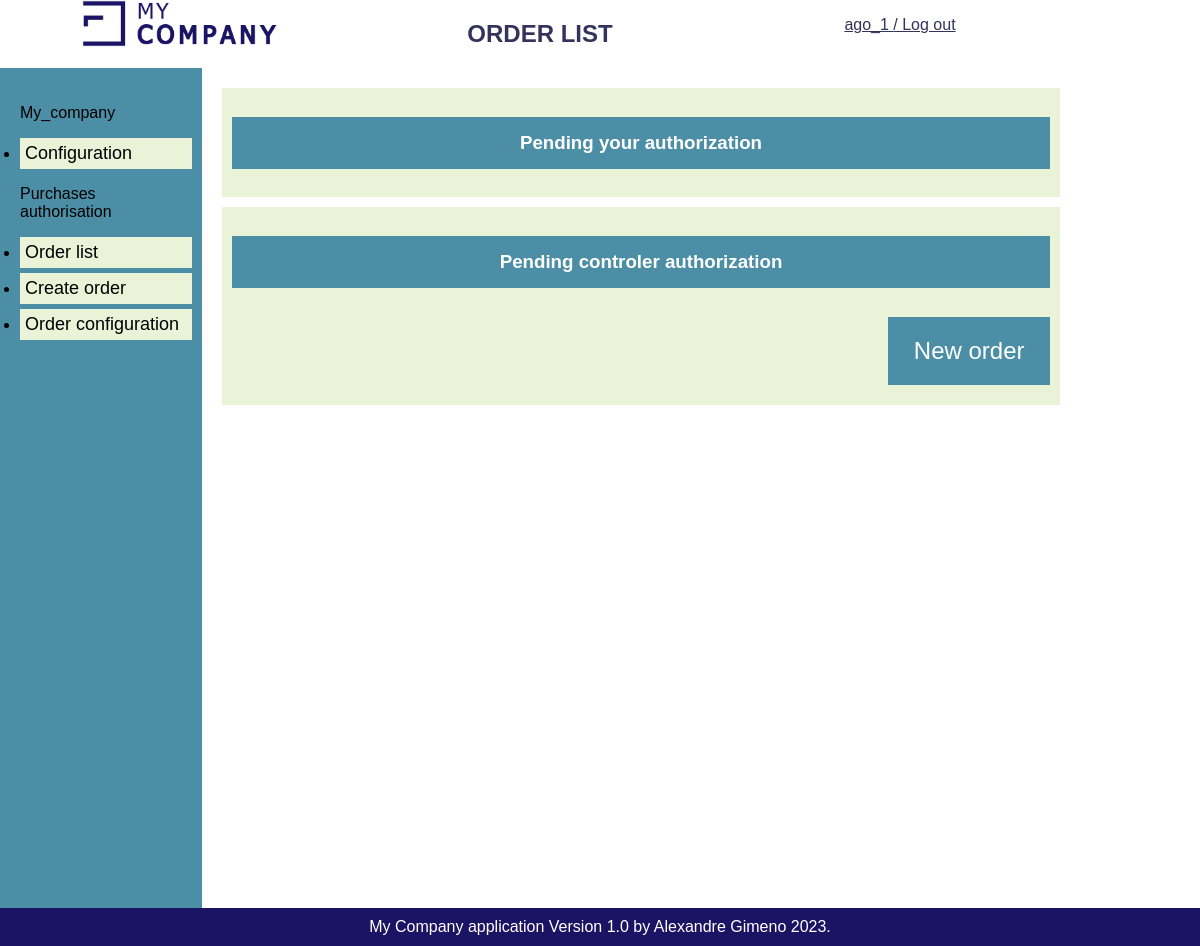
The page /order/ (signed in) on the database as committed earlier.
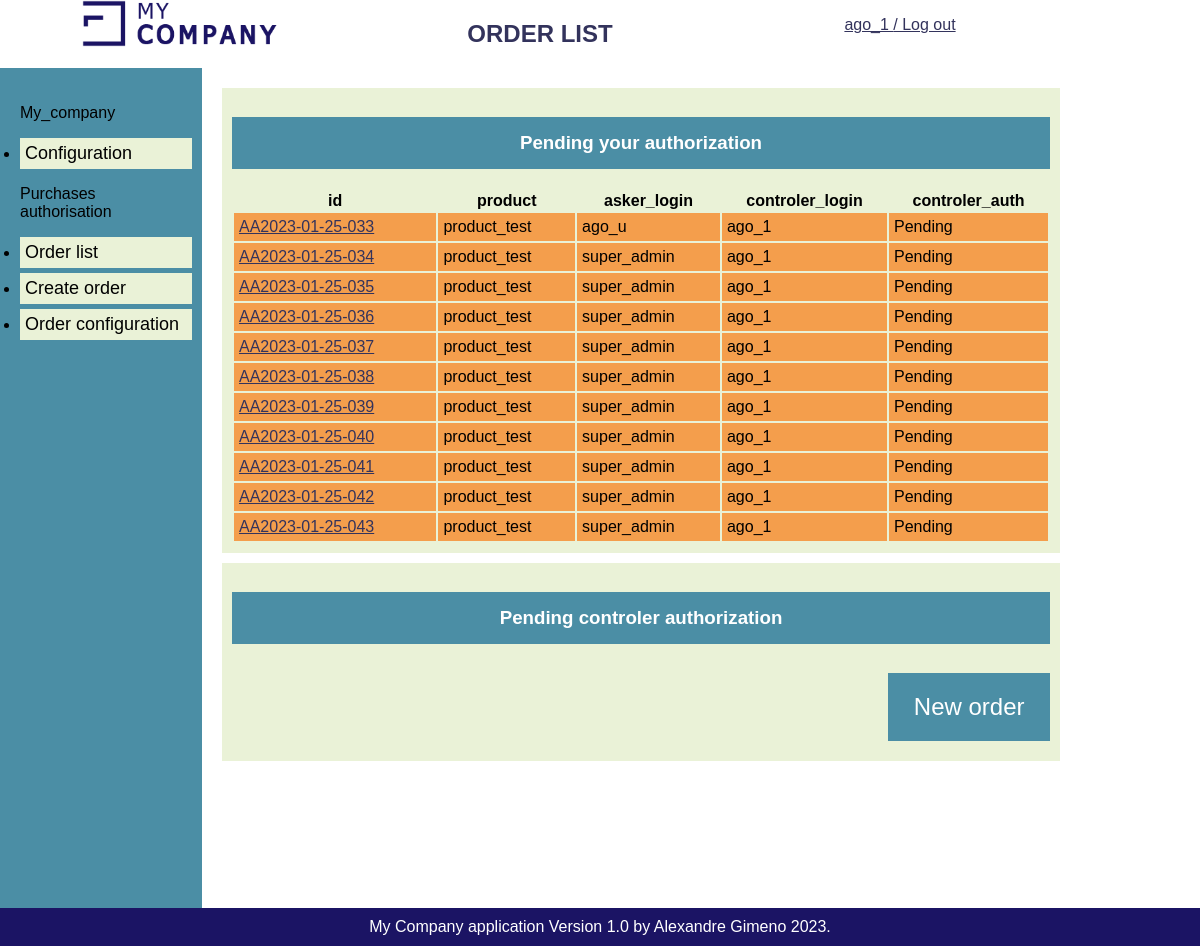
The same page on the database as committed later.
### purchases_auth/models.py (models this page shows, shortened)
class Order(models.Model):
    class auth_status(models.TextChoices):
        AUTHORIZED = 'Authorized'
        REFUSED = 'Refused'
        PENDING = 'Pending'
    order_id = models.fields.CharField(max_length=17, unique=True)
    date = models.fields.DateField(auto_now=True)
    asker_login = models.ForeignKey(settings.AUTH_USER_MODEL, on_delete=models.CASCADE)
    branch = models.ForeignKey(Branch, on_delete=models.CASCADE)
    purchase_type = models.ForeignKey(Purchase_type, on_delete=models.CASCADE)
    process = models.ForeignKey(Process, on_delete=models.CASCADE)
    payment_method = models.ForeignKey(Payment_method, on_delete=models.CASCADE)
    product = models.fields.CharField(max_length=17)
    price = models.fields.IntegerField()
    asker_comment = models.fields.TextField(max_length = 100, blank=True)
    vendor = models.fields.CharField(max_length=17)
    unit_price = models.fields.IntegerField(blank=True)
    delivery_date = models.fields.DateField()
    controler_login = models.ForeignKey(User, null=True, on_delete=models.CASCADE, related_name='order_controler')
    notified_controler = models.ManyToManyField(User, blank=True, related_name='notified_controler')
    controler_auth = models.fields.CharField(choices=auth_status.choices, default=auth_status.PENDING, max_length=10)
    controler_comment = models.fields.TextField(max_length = 100, blank=True)

### authentication/models.py (models this page shows)
class User(AbstractUser):
    def __str__(self):
        return f'{self.username}'
    company = models.ForeignKey('Company', null=True, on_delete=models.CASCADE, related_name='branch_user')
    branch = models.ForeignKey('Branch', null=True, on_delete=models.CASCADE, related_name='branch_user')

### purchases_auth/views.py (the view)
# urls.py: path('order/', views.order_list, name='order-list'),
@login_required
def order_list(request):
    asker_order =Order.objects.filter(asker_login=request.user.id)
    controler_order =Order.objects.filter(controler_login=request.user.id, controler_auth="Pending")
    return render(request,
    'purchases_auth/order.html',
    {'asker_order': asker_order, 'controler_order': controler_order})

### purchases_auth/templates/purchases_auth/order.html (shortened to what this page needs)
{% extends 'base.html' %}
{% block title %}ORDER LIST{% endblock %}
{% block content %}
<div class="orders-list">
    <div>
        <div class="box">
            <h3>Pending your authorization</h3>
            <table>
                <thead>
                    {% if controler_order %}
                    <tr>
                        <th>id</th>
                        <th>product</th>
                        <th>asker_login</th>
                        <th>controler_login</th>
                        <th>controler_auth</th>
                    </tr>
                    {% endif %}
                </thead>
                <tbody>
                    {% for controler_order in controler_order %}
                    <tr value="{{ controler_order.controler_auth }}">
                        <td><a href="{% url 'order-detail' controler_order.id %}">{{ controler_order.order_id }}</td>
                        <td>{{ controler_order.product }}</td>
                        <td>{{ controler_order.asker_login }}</td>
                        <td>{{ controler_order.controler_login }}</td>
                        <td>{{ controler_order.controler_auth }}</td>
                    </tr>
                    {% endfor %}
                </tbody>
            </table>
        </div>
        <div class="box">
            <h3>Pending controler authorization</h3>
            <div class="box-new-btn">
                <a href="{% url 'order-create' %}"><button class="new-btn">New order</button></a></td>
            </div>
        </div>
    </div>
</div>
{% endblock %}

Rows that differ between the two databases and show on the page:
added Order: order_id "AA2023-01-25-033", product "product_test", asker_login "ago_u", controler_login "ago_1", controler_auth "Pending"
added Order: order_id "AA2023-01-25-034", product "product_test", asker_login "super_admin", controler_login "ago_1", controler_auth "Pending"
added Order: order_id "AA2023-01-25-035", product "product_test", asker_login "super_admin", controler_login "ago_1", controler_auth "Pending"
added Order: order_id "AA2023-01-25-036", product "product_test", asker_login "super_admin", controler_login "ago_1", controler_auth "Pending"
added Order: order_id "AA2023-01-25-037", product "product_test", asker_login "super_admin", controler_login "ago_1", controler_auth "Pending"
added Order: order_id "AA2023-01-25-038", product "product_test", asker_login "super_admin", controler_login "ago_1", controler_auth "Pending"
added Order: order_id "AA2023-01-25-039", product "product_test", asker_login "super_admin", controler_login "ago_1", controler_auth "Pending"
added Order: order_id "AA2023-01-25-040", product "product_test", asker_login "super_admin", controler_login "ago_1", controler_auth "Pending"
added Order: order_id "AA2023-01-25-041", product "product_test", asker_login "super_admin", controler_login "ago_1", controler_auth "Pending"
added Order: order_id "AA2023-01-25-042", product "product_test", asker_login "super_admin", controler_login "ago_1", controler_auth "Pending"
added Order: order_id "AA2023-01-25-043", product "product_test", asker_login "super_admin", controler_login "ago_1", controler_auth "Pending"
Other text that changed with them:
text now shown: "id product asker_login controler_login controler_auth"
